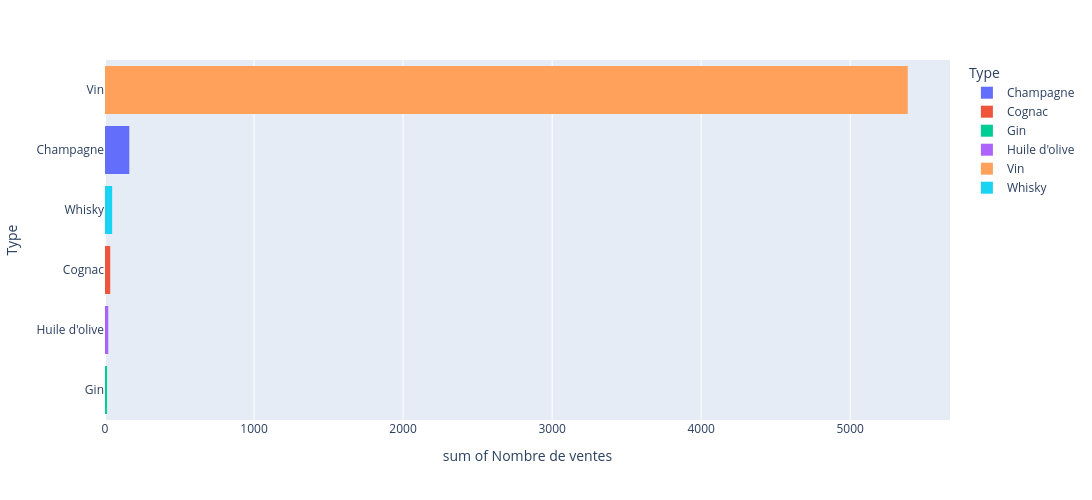

This figure's notebook cell:
### Markdown cell above
### Complément statistique

### Code cell
fig = px.histogram(
    df_clean, y="type", x="total_sales", color="type", category_orders=category_orders, histfunc="sum",
    labels={"type":"Type","total_sales":"Nombre de ventes"}, width=1100, height=500,
)
fig.update_layout(yaxis_categoryorder="total ascending")
fig.show()

### Figure 1 — Plotly figure (JSON) as saved in the notebook; plotly's stock layout.template omitted (floating-point values rounded to 4 significant figures; data arrays with more than 128 entries replaced by an {"elided": "..."} marker saying what was removed)
{"data": [{"bingroup": "y", "histfunc": "sum", "hovertemplate": "Type=%{y}<br>sum of Nombre de ventes=%{x}<extra></extra>", "legendgroup": "Champagne", "marker": {"color": "#636efa", "pattern": {"shape": ""}}, "name": "Champagne", "orientation": "h", "showlegend": true, "type": "histogram", "x": [14, 11, 9, 8, 8, 8, 8, 7, 7, 7, 6, 6, 6, 6, 6, 6, 6, 5, 5, 5, 5, 4, 4, 3, 3, 0], "xaxis": "x", "y": ["Champagne", "Champagne", "Champagne", "Champagne", "Champagne", "Champagne", "Champagne", "Champagne", "Champagne", "Champagne", "Champagne", "Champagne", "Champagne", "Champagne", "Champagne", "Champagne", "Champagne", "Champagne", "Champagne", "Champagne", "Champagne", "Champagne", "Champagne", "Champagne", "Champagne", "Champagne"], "yaxis": "y"}, {"bingroup": "y", "histfunc": "sum", "hovertemplate": "Type=%{y}<br>sum of Nombre de ventes=%{x}<extra></extra>", "legendgroup": "Cognac", "marker": {"color": "#EF553B", "pattern": {"shape": ""}}, "name": "Cognac", "orientation": "h", "showlegend": true, "type": "histogram", "x": [9, 7, 5, 4, 4, 3, 3, 0], "xaxis": "x", "y": ["Cognac", "Cognac", "Cognac", "Cognac", "Cognac", "Cognac", "Cognac", "Cognac"], "yaxis": "y"}, {"bingroup": "y", "histfunc": "sum", "hovertemplate": "Type=%{y}<br>sum of Nombre de ventes=%{x}<extra></extra>", "legendgroup": "Gin", "marker": {"color": "#00cc96", "pattern": {"shape": ""}}, "name": "Gin", "orientation": "h", "showlegend": true, "type": "histogram", "x": [10, 4], "xaxis": "x", "y": ["Gin", "Gin"], "yaxis": "y"}, {"bingroup": "y", "histfunc": "sum", "hovertemplate": "Type=%{y}<br>sum of Nombre de ventes=%{x}<extra></extra>", "legendgroup": "Huile d'olive", "marker": {"color": "#ab63fa", "pattern": {"shape": ""}}, "name": "Huile d'olive", "orientation": "h", "showlegend": true, "type": "histogram", "x": [10, 7, 5], "xaxis": "x", "y": ["Huile d'olive", "Huile d'olive", "Huile d'olive"], "yaxis": "y"}, {"bingroup": "y", "histfunc": "sum", "hovertemplate": "Type=%{y}<br>sum of Nombre de ventes=%{x}<extra></extra>", "legendgroup": "Vin", "marker": {"color": "#FFA15A", "pattern": {"shape": ""}}, "name": "Vin", "orientation": "h", "showlegend": true, "type": "histogram", "x": {"elided": "651 int values"}, "xaxis": "x", "y": {"elided": "651 str values"}, "yaxis": "y"}, {"bingroup": "y", "histfunc": "sum", "hovertemplate": "Type=%{y}<br>sum of Nombre de ventes=%{x}<extra></extra>", "legendgroup": "Whisky", "marker": {"color": "#19d3f3", "pattern": {"shape": ""}}, "name": "Whisky", "orientation": "h", "showlegend": true, "type": "histogram", "x": [7, 7, 6, 5, 3, 3, 3, 3, 3, 3, 2, 2, 1, 0], "xaxis": "x", "y": ["Whisky", "Whisky", "Whisky", "Whisky", "Whisky", "Whisky", "Whisky", "Whisky", "Whisky", "Whisky", "Whisky", "Whisky", "Whisky", "Whisky"], "yaxis": "y"}], "layout": {"barmode": "relative", "height": 500, "legend": {"title": {"text": "Type"}, "tracegroupgap": 0}, "margin": {"t": 60}, "width": 1100, "xaxis": {"anchor": "y", "domain": [0, 1], "title": {"text": "sum of Nombre de ventes"}}, "yaxis": {"anchor": "x", "categoryarray": ["Whisky", "Vin", "Huile d'olive", "Gin", "Cognac", "Champagne"], "categoryorder": "total ascending", "domain": [0, 1], "title": {"text": "Type"}}}}
